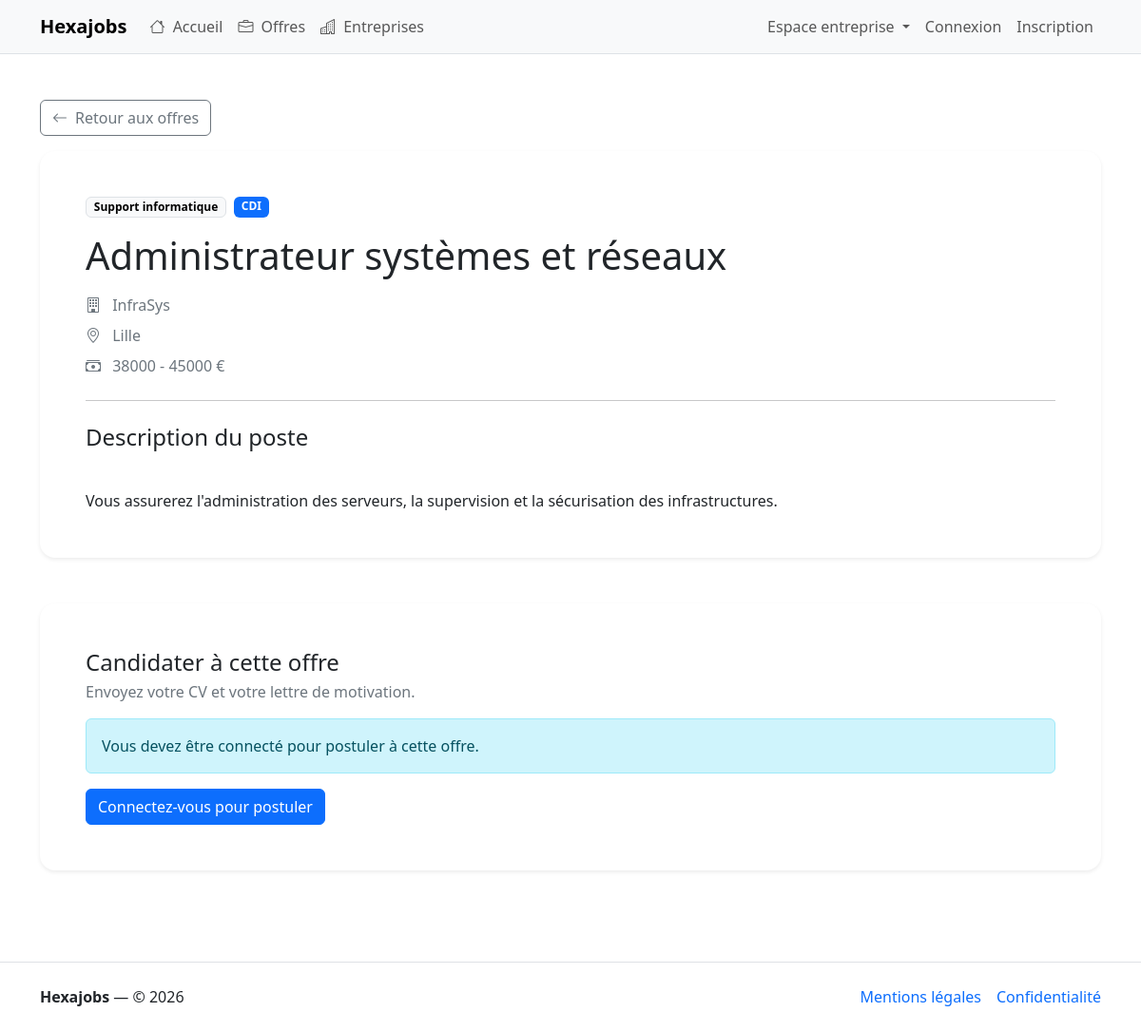
/offres/administrateur-systemes-et-reseaux, run on the app's committed database.
### tables this page shows
CREATE TABLE offer (
   
  id_offer INT AUTO_INCREMENT PRIMARY KEY,

   
  title VARCHAR(255) NOT NULL,

   
  slug VARCHAR(255) NOT NULL UNIQUE,

   
  description TEXT NOT NULL,

   
  location VARCHAR(255) NOT NULL,

   
  contract VARCHAR(255) NOT NULL DEFAULT 'CDI',

   
  salary VARCHAR(255) NOT NULL,

   
  status VARCHAR(50) NOT NULL DEFAULT 'active',

   
  created_at DATETIME NOT NULL DEFAULT CURRENT_TIMESTAMP,

   
  id_category INT NOT NULL,

   
  id_company INT NOT NULL,

   
  CONSTRAINT offer_id_category_FK 
    FOREIGN KEY (id_category) REFERENCES category(id_category)
    ON DELETE RESTRICT
    ON UPDATE CASCADE,

   
  CONSTRAINT offer_id_company_FK
    FOREIGN KEY (id_company) REFERENCES company(id_company)
    ON DELETE CASCADE
    ON UPDATE CASCADE
);

CREATE TABLE category (
   
  id_category INT AUTO_INCREMENT PRIMARY KEY,

   
  name VARCHAR(255) NOT NULL UNIQUE,

   
  slug VARCHAR(255) NOT NULL UNIQUE
);

CREATE TABLE company (
   
  id_company INT AUTO_INCREMENT PRIMARY KEY,

   
  name VARCHAR(255) NOT NULL,

   
  slug VARCHAR(255) NOT NULL UNIQUE,

   
  address VARCHAR(255) NOT NULL,

   
  postal_code VARCHAR(50) NOT NULL,

   
  city VARCHAR(50) NOT NULL,

   
  url VARCHAR(255) DEFAULT NULL,

   
  description TEXT NOT NULL,

   
  siret VARCHAR(255) NOT NULL UNIQUE,

   
  created_at DATETIME NOT NULL DEFAULT CURRENT_TIMESTAMP
);

### Views/offer/show.php (the view, shortened to what the rows shown need)
<section class="py-4">
    <div class="mb-4">
        <a href="/offres" class="btn btn-outline-secondary mb-3">
            <i class="bi bi-arrow-left me-2"></i>Retour aux offres
        </a>
        <div class="card border-0 shadow-sm rounded-4">
            <div class="card-body p-4 p-lg-5">
                <div class="d-flex flex-wrap gap-2 mb-3">
                    <span class="badge text-bg-light border">
                        <?= htmlspecialchars($offer->getCategoryName(), ENT_QUOTES, 'UTF-8'); ?>
                    </span>
                    <span class="badge text-bg-primary">
                        <?= htmlspecialchars($offer->getContract(), ENT_QUOTES, 'UTF-8'); ?>
                    </span>
                </div>
                <h1 class="mb-3"><?= htmlspecialchars($offer->getTitle(), ENT_QUOTES, 'UTF-8'); ?></h1>
                <p class="text-secondary mb-2">
                    <i class="bi bi-building me-2"></i>
                    <?= htmlspecialchars($offer->getCompanyName(), ENT_QUOTES, 'UTF-8'); ?>
                </p>
                <p class="text-secondary mb-2">
                    <i class="bi bi-geo-alt me-2"></i>
                    <?= htmlspecialchars($offer->getLocation(), ENT_QUOTES, 'UTF-8'); ?>
                </p>
                <p class="text-secondary mb-4">
                    <i class="bi bi-cash-stack me-2"></i>
                    <?= htmlspecialchars($offer->getSalary(), ENT_QUOTES, 'UTF-8'); ?>
                </p>
                <hr>
                <div class="mt-4">
                    <h2 class="h4 mb-3">Description du poste</h2>
                    <p class="mb-0" style="white-space: pre-line;">
                        <?= htmlspecialchars($offer->getDescription(), ENT_QUOTES, 'UTF-8'); ?>
                    </p>
                </div>
            </div>
        </div>
    </div>
    <section class="mt-5">
        <div class="card border-0 shadow-sm rounded-4">
            <div class="card-body p-4 p-lg-5">
                <div class="d-flex flex-wrap justify-content-between align-items-center gap-3 mb-3">
                    <div>
                        <h2 class="h4 mb-1">Candidater à cette offre</h2>
                        <p class="text-secondary mb-0">
                            Envoyez votre CV et votre lettre de motivation.
                        </p>
                    </div>
                </div>
                <?php if (!$this->isAuthenticated()): ?>
                    <div class="alert alert-info mb-3">
                        Vous devez être connecté pour postuler à cette offre.
                    </div>
                    <a href="/login?redirect=<?= urlencode('/offres/' . $offer->getSlug()); ?>" class="btn btn-primary">
                        Connectez-vous pour postuler
                    </a>
                <?php elseif (!empty($hasApplied)): ?>
                    <div class="alert alert-success mb-0">
                        Votre candidature a déjà été envoyée pour cette offre.
                    </div>
                <?php endif; ?>
            </div>
        </div>
    </section>
</section>

### src/Core/Router.php (shortened to what the rows shown need)
<?php
final class Router
{
    private array $routes;
    public function __construct(array $routes)
    {
        $this->routes = $routes;
    }
    public function dispatch(string $method, string $uri): void
    {
        $path = parse_url($uri, PHP_URL_PATH) ?? '/';
        $path = rtrim($path, '/') ?: '/';
        foreach ($this->routes as $route) {
            [$routeMethod, $routePattern, $handler] = $route;
            $routeMethod = strtoupper($routeMethod);
            $routePattern = rtrim($routePattern, '/') ?: '/';
            [$regex, $paramOrder] = $this->compilePattern($routePattern);
            if (!preg_match($regex, $path, $matches)) {
                continue;
            }
            $args = $this->buildArgs($matches, $paramOrder);
            [$class, $action] = $handler;
            $controller = new $class();
            $controller->$action(...$args);
            return;
        }
    }
    private function compilePattern(string $pattern): array
    {
        $paramOrder = [];
        $regex = preg_replace_callback(
            '#\{(\w+)\}#',
            function (array $m) use (&$paramOrder): string {
                $name = $m[1];
                $paramOrder[] = $name;
                return '(?P<' . $name . '>[^/]+)';
            },
            $pattern
        );
        return ['#^' . $regex . '$#', $paramOrder];
    }
    private function buildArgs(array $matches, array $paramOrder): ?array
    {
        $args = [];
        foreach ($paramOrder as $name) {
            $value = $matches[$name] ?? null;
            if ($name === 'slug') {
                $value = strtolower($value);
                $args[] = $value;
                continue;
            }
            $args[] = $value;
        }
        return $args;
    }
    public static function isActiveRoute(string $path): bool
    {
        $current = parse_url($_SERVER['REQUEST_URI'] ?? '/', PHP_URL_PATH) ?? '/';
        $current = rtrim($current, '/') ?: '/';
        $path = rtrim($path, '/') ?: '/';
        return $current === $path;
    }
}

### Views/partials/_nav.php (shortened to what the rows shown need)
<?php
$user = $this->getUser();
$navigation = $this->getNavigation();
?>
<nav class="navbar navbar-expand-lg navbar-light bg-light border-bottom">
    <div class="container">
        <a class="navbar-brand fw-bold" href="/">Hexajobs</a>
        <div class="collapse navbar-collapse" id="mainNav">
            <ul class="navbar-nav me-auto mb-2 mb-lg-0">
                <?php foreach ($navigation as $item): ?>
                    <?php
                    $roles = $item['roles'] ?? null;
                    $canShow = $roles === null
                        || ($user && in_array($user['role'], $roles, true));
                    ?>
                    <?php if ($canShow): ?>
                        <li class="nav-item">
                            <a class="nav-link <?= Router::isActiveRoute($item['url']) ? 'active' : '' ?>" href="<?= $item['url']; ?>">
                                <?php if (!empty($item['icon'])): ?>
                                    <i class="bi <?= $item['icon'] ?> me-1"></i>
                                <?php endif; ?>
                                <?= htmlspecialchars($item['label'], ENT_QUOTES, 'UTF-8'); ?>
                            </a>
                        </li>
                    <?php endif; ?>
                <?php endforeach; ?>
            </ul>
            <ul class="navbar-nav ms-auto mb-2 mb-lg-0">
                <?php if ($user === null): ?>
                    <li class="nav-item dropdown">
                        <a
                            class="nav-link dropdown-toggle"
                            href="#"
                            id="companyDropdown"
                            role="button"
                            data-bs-toggle="dropdown"
                            aria-expanded="false">
                            Espace entreprise
                        </a>
                    </li>
                    <li class="nav-item">
                        <a class="nav-link <?= Router::isActiveRoute('/login') ? 'active' : '' ?>" href="/login">
                            Connexion
                        </a>
                    </li>
                    <li class="nav-item">
                        <a class="nav-link <?= Router::isActiveRoute('/register') ? 'active' : '' ?>" href="/register">
                            Inscription
                        </a>
                    </li>
                <?php endif; ?>
            </ul>
        </div>
    </div>
</nav>

### Views/partials/_footer.php
<footer class="border-top py-4 mt-5">
    <div class="container d-flex flex-column flex-md-row justify-content-between gap-2">
        <div>
            <strong>Hexajobs</strong> — © <?= date('Y') ?>
        </div>
        <div class="d-flex gap-3">
            <a href="#" class="text-decoration-none">Mentions légales</a>
            <a href="#" class="text-decoration-none">Confidentialité</a>
        </div>
    </div>
</footer>

### data on the page
offer: label "Accueil", label "Offres", label "Entreprises", id_category.name "Support informatique", contract "CDI", title "Administrateur systèmes et réseaux", id_company.name "InfraSys", location "Lille", salary "38000 - 45000 €", description "Vous assurerez l'administration des serveurs, la supervision et la sécurisation des infrastructures."
